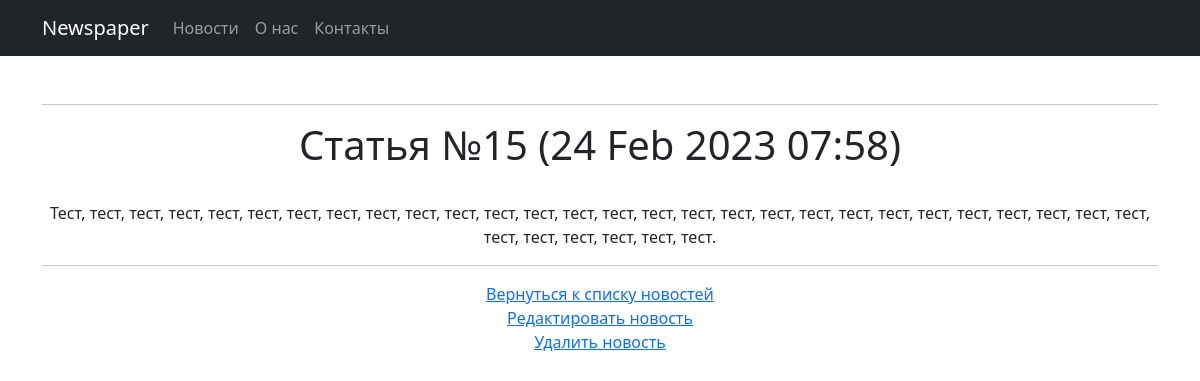
Page /news/17 on the committed database.
### news/models.py (models this page shows, shortened)
class Post(models.Model):
    author = models.ForeignKey(Author, on_delete=models.CASCADE)
    NEWS = 'NW'
    ARTICLE = 'AR'
    CATEGORY_CHOICES = (
        (NEWS, 'Новость'),
        (ARTICLE, 'Статья')
    )
    categoryType = models.CharField(max_length=2, choices=CATEGORY_CHOICES, default=ARTICLE)
    dateCreation = models.DateTimeField(auto_now_add=True)
    postCategory = models.ManyToManyField(Category, through='PostCategory')
    title = models.CharField(max_length=128)
    text = models.TextField()
    rating = models.SmallIntegerField(default=0)

### news/views.py (the view)
# urls.py: path('<int:pk>', NewsDetail.as_view(), name='post'),
class NewsDetail(DetailView):
    model = Post
    template_name = "post.html"
    context_object_name = "post"

### news/templatetags/custom_filters.py (called while the page is built)
@register.filter(name='censor')
def censor(value, arg):
    for word in censor_words:
        value = str(value).replace(word, "***")
    return str(value)

### templates/post.html
{% extends 'flatpages/default.html' %}
{% load custom_filters %}
{% block content %}
<h1>{{ post.title | censor:post.title }} ({{ post.dateCreation | date:'d M Y H:i' }})</h1>
<br>
<span>{{ post.text | censor:post.text }}</span>
<hr>
<a href="{% url 'post_list' %}">Вернуться к списку новостей</a><br>
<a href="{% url 'news_edit' post.id %}">Редактировать новость</a><br>
<a href="{% url 'news_delete' post.id %}">Удалить новость</a>
{% endblock content %}

### rows in the picture
Post: title|censor "Статья №15", dateCreation "24 Feb 2023 07:58", text|censor "Тест, тест, тест, тест, тест, тест, тест, тест, тест, тест, тест, тест, тест, тест, тест, тест, тест, тест, тест, тест, тест, тест, тест, тест, тест, тест, тест, тест, тест, тест, тест, тест, тест, тест."
